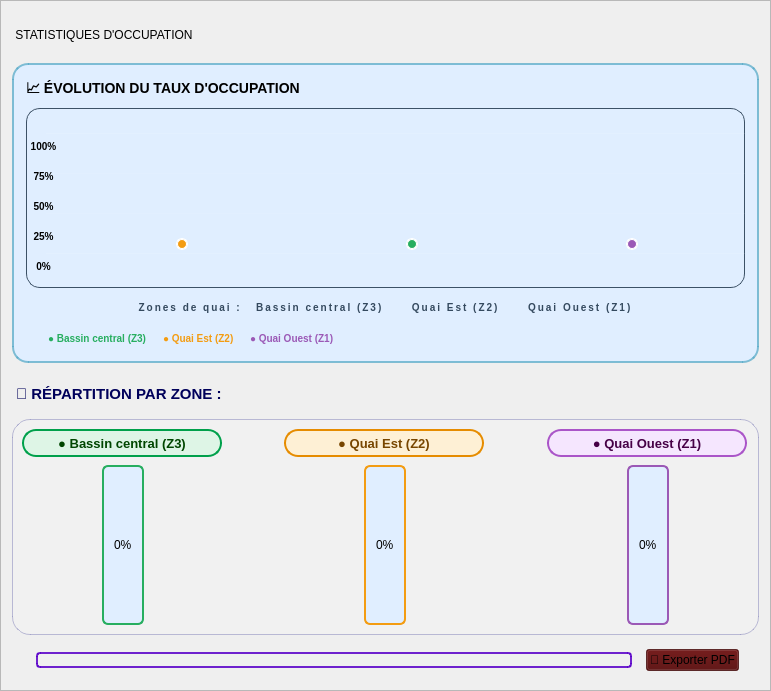
     <widget class="QFrame" name="statsFrame_2">
      <property name="geometry">
       <rect>
        <x>640</x>
        <y>70</y>
        <width>771</width>
        <height>691</height>
       </rect>
      </property>
      <property name="styleSheet">
       <string notr="true">#statsFrame_2 {
           border-radius: 15px;
background-color: rgb(224, 238, 255);
border:1PX solid  rgb(0, 0, 115);
   	color: rgb(0, 0, 90);

}</string>
      </property>
      <property name="frameShape">
       <enum>QFrame::Shape::StyledPanel</enum>
      </property>
      <property name="frameShadow">
       <enum>QFrame::Shadow::Raised</enum>
      </property>
      <layout class="QVBoxLayout" name="verticalLayout_7">
       <item>
        <widget class="QLabel" name="statsTitle_2">
         <property name="styleSheet">
          <string notr="true"/>
         </property>
         <property name="text">
          <string> STATISTIQUES D'OCCUPATION</string>
         </property>
        </widget>
       </item>
       <item>
        <widget class="QFrame" name="chartContainer_2">
         <property name="minimumSize">
          <size>
           <width>0</width>
           <height>300</height>
          </size>
         </property>
         <property name="styleSheet">
          <string notr="true">#chartContainer_2 {
    border-radius: 16px;
   background-color: rgb(224, 238, 255);
    border: 2px solid rgba(89, 171, 200, 0.75);
}

#btnRefreshStats_2 {
  background-color: rgba(0, 0, 127,0.7);
    border: 1px solid rgba(89, 171, 200, 0.95);
    border-radius: 10px;
    padding: 6px 12px;
    color: white;
    font-weight: 600;
}

#btnRefreshStats_2:hover {
  background-color: rgba(0, 0, 127,0.7);
    border-color: rgba(255, 140, 0, 0.9);
}

#comboChartType_2 {
 background-color: rgba(0, 0, 127,0.7);
    border: 1px solid rgba(52, 152, 219, 0.9);
    border-radius: 10px;
    color: white;
    padding: 5px 10px;
    min-height: 24px;
    font-size: 11px;
}

#comboChartType_2::drop-down {
    border: none;
    width: 22px;
}

#comboChartType_2 QAbstractItemView {
   background-color: rgb(224, 238, 255);
    color: white;
    border: 1px solid rgba(52, 152, 219, 0.9);
    selection-background-color: rgba(52, 152, 219, 0.55);
}

#curveCanvas_2 {
   background-color: rgb(224, 238, 255);
    border-radius: 14px;
    border: 1px solid rgba(52, 73, 94, 0.95);
}

#label_chartXAxis_2 {
    color: #34495e;
    font-size: 10px;
    font-weight: 600;
    letter-spacing: 2px;
}

#legendNord_2 { color: #3498db; font-weight: 700; font-size: 10px; }
#legendSud_2  { color: #27ae60; font-weight: 700; font-size: 10px; }
#legendEst_2  { color: #f39c12; font-weight: 700; font-size: 10px; }
#legendOuest_2{ color: #9b59b6; font-weight: 700; font-size: 10px; }</string>
         </property>
         <property name="frameShape">
          <enum>QFrame::Shape::StyledPanel</enum>
         </property>
         <property name="frameShadow">
          <enum>QFrame::Shadow::Raised</enum>
         </property>
         <layout class="QVBoxLayout" name="verticalLayout_chartBlock_2">
          <property name="leftMargin">
           <number>12</number>
          </property>
          <property name="topMargin">
           <number>12</number>
          </property>
          <property name="rightMargin">
           <number>12</number>
          </property>
          <property name="bottomMargin">
           <number>10</number>
          </property>
          <item>
           <layout class="QHBoxLayout" name="chartHeaderLayout_2">
            <item>
             <widget class="QLabel" name="label_chartTitle_2">
              <property name="styleSheet">
               <string notr="true">
font-weight: 800;
font-size: 14px;</string>
              </property>
              <property name="text">
               <string>📈 ÉVOLUTION DU TAUX D'OCCUPATION</string>
              </property>
             </widget>
            </item>
            <item>
             <spacer name="horizontalSpacer_chartHeader_2">
              <property name="orientation">
               <enum>Qt::Orientation::Horizontal</enum>
              </property>
              <property name="sizeHint" stdset="0">
               <size>
                <width>40</width>
                <height>20</height>
               </size>
              </property>
             </spacer>
            </item>
           </layout>
          </item>
          <item>
           <widget class="QWidget" name="curveCanvas_2" native="true">
            <property name="minimumSize">
             <size>
              <width>0</width>
              <height>180</height>
             </size>
            </property>
            <widget class="QLabel" name="label_pct100_2">
             <property name="geometry">
              <rect>
               <x>0</x>
               <y>30</y>
               <width>35</width>
               <height>16</height>
              </rect>
             </property>
             <property name="styleSheet">
              <string notr="true">
font-size: 10px;
font-weight: 700;</string>
             </property>
             <property name="text">
              <string>100%</string>
             </property>
             <property name="alignment">
              <set>Qt::AlignmentFlag::AlignCenter</set>
             </property>
            </widget>
            <widget class="QLabel" name="label_pct75_2">
             <property name="geometry">
              <rect>
               <x>0</x>
               <y>60</y>
               <width>35</width>
               <height>16</height>
              </rect>
             </property>
             <property name="styleSheet">
              <string notr="true">
font-size: 10px;
font-weight: 700;</string>
             </property>
             <property name="text">
              <string>75%</string>
             </property>
             <property name="alignment">
              <set>Qt::AlignmentFlag::AlignCenter</set>
             </property>
            </widget>
            <widget class="QLabel" name="label_pct50_2">
             <property name="geometry">
              <rect>
               <x>0</x>
               <y>90</y>
               <width>35</width>
               <height>16</height>
              </rect>
             </property>
             <property name="styleSheet">
              <string notr="true">
font-size: 10px;
font-weight: 700;</string>
             </property>
             <property name="text">
              <string>50%</string>
             </property>
             <property name="alignment">
              <set>Qt::AlignmentFlag::AlignCenter</set>
             </property>
            </widget>
            <widget class="QLabel" name="label_pct25_2">
             <property name="geometry">
              <rect>
               <x>0</x>
               <y>120</y>
               <width>35</width>
               <height>16</height>
              </rect>
             </property>
             <property name="styleSheet">
              <string notr="true">
font-size: 10px;
font-weight: 700;</string>
             </property>
             <property name="text">
              <string>25%</string>
             </property>
             <property name="alignment">
              <set>Qt::AlignmentFlag::AlignCenter</set>
             </property>
            </widget>
            <widget class="QLabel" name="label_pct0_2">
             <property name="geometry">
              <rect>
               <x>0</x>
               <y>150</y>
               <width>35</width>
               <height>16</height>
              </rect>
             </property>
             <property name="styleSheet">
              <string notr="true">
font-size: 10px;
font-weight: 700;</string>
             </property>
             <property name="text">
              <string>0%</string>
             </property>
             <property name="alignment">
              <set>Qt::AlignmentFlag::AlignCenter</set>
             </property>
            </widget>
            <widget class="QFrame" name="gridLineTop_2">
             <property name="geometry">
              <rect>
               <x>20</x>
               <y>25</y>
               <width>715</width>
               <height>1</height>
              </rect>
             </property>
             <property name="styleSheet">
              <string notr="true">background-color: rgba(255, 255, 255, 25);
border: none;</string>
             </property>
            </widget>
            <widget class="QFrame" name="gridLineMid1_2">
             <property name="geometry">
              <rect>
               <x>20</x>
               <y>65</y>
               <width>715</width>
               <height>1</height>
              </rect>
             </property>
             <property name="styleSheet">
              <string notr="true">background-color: rgba(255, 255, 255, 18);
border: none;</string>
             </property>
            </widget>
            <widget class="QFrame" name="gridLineMid2_2">
             <property name="geometry">
              <rect>
               <x>20</x>
               <y>105</y>
               <width>715</width>
               <height>1</height>
              </rect>
             </property>
             <property name="styleSheet">
              <string notr="true">background-color: rgba(255, 255, 255, 18);
border: none;</string>
             </property>
            </widget>
            <widget class="QFrame" name="gridLineBottom_2">
             <property name="geometry">
              <rect>
               <x>20</x>
               <y>145</y>
               <width>715</width>
               <height>1</height>
              </rect>
             </property>
             <property name="styleSheet">
              <string notr="true">background-color: rgba(255, 255, 255, 25);
border: none;</string>
             </property>
            </widget>
            <widget class="QFrame" name="curveGlow_2">
             <property name="geometry">
              <rect>
               <x>30</x>
               <y>30</y>
               <width>701</width>
               <height>130</height>
              </rect>
             </property>
             <property name="styleSheet">
              <string notr="true">background-color: qlineargradient(x1:0, y1:0, x2:1, y2:1,
stop:0 rgba(52, 152, 219, 35), stop:0.5 rgba(155, 89, 182, 25), stop:1 rgba(243, 156, 18, 30));
border-radius: 14px;
border: none;</string>
             </property>
            </widget>
            <widget class="QFrame" name="curvePoint3_2">
             <property name="geometry">
              <rect>
               <x>150</x>
               <y>130</y>
               <width>12</width>
               <height>12</height>
              </rect>
             </property>
             <property name="styleSheet">
              <string notr="true">background-color: #f39c12;
border-radius: 6px;
border: 2px solid rgba(255, 255, 255, 220);</string>
             </property>
            </widget>
            <widget class="QFrame" name="curvePoint5_2">
             <property name="geometry">
              <rect>
               <x>380</x>
               <y>130</y>
               <width>12</width>
               <height>12</height>
              </rect>
             </property>
             <property name="styleSheet">
              <string notr="true">background-color: #27ae60;
border-radius: 6px;
border: 2px solid rgba(255, 255, 255, 220);</string>
             </property>
             <widget class="QFrame" name="curvePoint5_3">
              <property name="geometry">
               <rect>
                <x>80</x>
                <y>0</y>
                <width>12</width>
                <height>12</height>
               </rect>
              </property>
              <property name="styleSheet">
               <string notr="true">background-color: #27ae60;
border-radius: 6px;
border: 2px solid rgba(255, 255, 255, 220);</string>
              </property>
             </widget>
            </widget>
            <widget class="QFrame" name="curvePoint7_2">
             <property name="geometry">
              <rect>
               <x>600</x>
               <y>130</y>
               <width>12</width>
               <height>12</height>
              </rect>
             </property>
             <property name="styleSheet">
              <string notr="true">background-color: #9b59b6;
border-radius: 6px;
border: 2px solid rgba(255, 255, 255, 220);</string>
             </property>
            </widget>
           </widget>
          </item>
          <item>
           <widget class="QLabel" name="label_chartXAxis_2">
            <property name="text">
             <string>Zones de quai :   Bassin central (Z3)      Quai Est (Z2)      Quai Ouest (Z1)</string>
            </property>
            <property name="alignment">
             <set>Qt::AlignmentFlag::AlignCenter</set>
            </property>
           </widget>
          </item>
          <item>
           <layout class="QHBoxLayout" name="chartLegend_2">
            <property name="spacing">
             <number>16</number>
            </property>
            <item>
             <widget class="QLabel" name="legendNord_2">
              <property name="text">
               <string/>
              </property>
             </widget>
            </item>
            <item>
             <widget class="QLabel" name="legendSud_2">
              <property name="text">
               <string>● Bassin central (Z3)</string>
              </property>
             </widget>
            </item>
            <item>
             <widget class="QLabel" name="legendEst_2">
              <property name="text">
               <string>● Quai Est (Z2)</string>
              </property>
             </widget>
            </item>
            <item>
             <widget class="QLabel" name="legendOuest_2">
              <property name="text">
               <string>● Quai Ouest (Z1)</string>
              </property>
             </widget>
            </item>
            <item>
             <spacer name="horizontalSpacer_chartLegend_2">
              <property name="orientation">
               <enum>Qt::Orientation::Horizontal</enum>
              </property>
              <property name="sizeHint" stdset="0">
               <size>
                <width>40</width>
                <height>20</height>
               </size>
              </property>
             </spacer>
            </item>
           </layout>
          </item>
         </layout>
        </widget>
       </item>
       <item>
        <widget class="QLabel" name="label_zones_2">
         <property name="styleSheet">
          <string notr="true">font-weight: 700;
        font-size: 11pt;
        color: rgb(0, 0, 90);
        margin-top: 10px;
        margin-bottom: 4px;</string>
         </property>
         <property name="text">
          <string>📍 RÉPARTITION PAR ZONE :</string>
         </property>
         <property name="alignment">
          <set>Qt::AlignmentFlag::AlignLeading|Qt::AlignmentFlag::AlignLeft|Qt::AlignmentFlag::AlignVCenter</set>
         </property>
        </widget>
       </item>
       <item>
        <widget class="QFrame" name="zonesFrame_2">
         <property name="sizePolicy">
          <sizepolicy hsizetype="Preferred" vsizetype="Fixed">
           <horstretch>0</horstretch>
           <verstretch>0</verstretch>
          </sizepolicy>
         </property>
         <property name="minimumSize">
          <size>
           <width>0</width>
           <height>190</height>
          </size>
         </property>
         <property name="styleSheet">
          <string notr="true">QFrame#zonesFrame_2 {
    border: 1px solid rgba(0, 0, 120, 60);
    border-radius: 18px;
    background-color: rgba(255, 255, 255, 25);
}</string>
         </property>
         <property name="frameShape">
          <enum>QFrame::Shape::NoFrame</enum>
         </property>
         <property name="frameShadow">
          <enum>QFrame::Shadow::Plain</enum>
         </property>
         <layout class="QHBoxLayout" name="zonesContainerLayout_2">
          <property name="spacing">
           <number>60</number>
          </property>
          <item>
           <layout class="QVBoxLayout" name="zoneSudLayout_2">
            <property name="spacing">
             <number>8</number>
            </property>
            <item>
             <widget class="QLabel" name="label_zoneSud_2">
              <property name="minimumSize">
               <size>
                <width>150</width>
                <height>28</height>
               </size>
              </property>
              <property name="maximumSize">
               <size>
                <width>200</width>
                <height>32</height>
               </size>
              </property>
              <property name="styleSheet">
               <string notr="true">QLabel#label_zoneSud_2 {
    color: rgb(0, 70, 0);
    font-weight: 700;
    font-size: 10pt;
    padding: 4px 14px;
    border: 2px solid rgb(0, 160, 75);
    border-radius: 14px;
    background-color: rgba(220, 245, 228, 230);
}</string>
              </property>
              <property name="text">
               <string>● Bassin central (Z3)</string>
              </property>
              <property name="alignment">
               <set>Qt::AlignmentFlag::AlignCenter</set>
              </property>
             </widget>
            </item>
            <item alignment="Qt::AlignmentFlag::AlignHCenter">
             <widget class="QProgressBar" name="progressZoneSud_2">
              <property name="minimumSize">
               <size>
                <width>30</width>
                <height>160</height>
               </size>
              </property>
              <property name="styleSheet">
               <string notr="true">QProgressBar:vertical {
    width: 28px;
    border: 2px solid #27ae60;
    border-radius: 6px;
    background-color: rgb(224, 238, 255);
    text-align: center;
    padding: 5px;
}
QProgressBar::chunk:vertical {
    background-color: qlineargradient(x1:0, y1:0, x2:0, y2:1,
        stop:0 #27ae60, stop:1 #229954);
    border-radius: 4px;
}</string>
              </property>
              <property name="value">
               <number>0</number>
              </property>
              <property name="textVisible">
               <bool>true</bool>
              </property>
              <property name="orientation">
               <enum>Qt::Orientation::Vertical</enum>
              </property>
              <property name="format">
               <string>%p%</string>
              </property>
             </widget>
            </item>
           </layout>
          </item>
          <item>
           <layout class="QVBoxLayout" name="zoneEstLayout_2">
            <property name="spacing">
             <number>8</number>
            </property>
            <item>
             <widget class="QLabel" name="label_zoneEst_2">
              <property name="minimumSize">
               <size>
                <width>150</width>
                <height>28</height>
               </size>
              </property>
              <property name="maximumSize">
               <size>
                <width>200</width>
                <height>32</height>
               </size>
              </property>
              <property name="styleSheet">
               <string notr="true">QLabel#label_zoneEst_2 {
    color: rgb(120, 70, 0);
    font-weight: 700;
    font-size: 10pt;
    padding: 4px 14px;
    border: 2px solid rgb(230, 140, 0);
    border-radius: 14px;
    background-color: rgba(255, 239, 210, 230);
}</string>
              </property>
              <property name="text">
               <string>● Quai Est (Z2)</string>
              </property>
              <property name="alignment">
               <set>Qt::AlignmentFlag::AlignCenter</set>
              </property>
             </widget>
            </item>
            <item alignment="Qt::AlignmentFlag::AlignHCenter">
             <widget class="QProgressBar" name="progressZoneEst_2">
              <property name="minimumSize">
               <size>
                <width>30</width>
                <height>160</height>
               </size>
              </property>
              <property name="styleSheet">
               <string notr="true">QProgressBar:vertical {
    width: 28px;
    border: 2px solid #f39c12;
    border-radius: 6px;
    background-color: rgb(224, 238, 255);
    text-align: center;
    padding: 5px;
}
QProgressBar::chunk:vertical {
    background-color: qlineargradient(x1:0, y1:0, x2:0, y2:1,
        stop:0 #f39c12, stop:1 #d68910);
    border-radius: 4px;
}</string>
              </property>
              <property name="value">
               <number>0</number>
              </property>
              <property name="textVisible">
               <bool>true</bool>
              </property>
              <property name="orientation">
               <enum>Qt::Orientation::Vertical</enum>
              </property>
             </widget>
            </item>
           </layout>
          </item>
          <item>
           <layout class="QVBoxLayout" name="zoneOuestLayout_2">
            <property name="spacing">
             <number>8</number>
            </property>
            <item>
             <widget class="QLabel" name="label_zoneOuest_2">
              <property name="minimumSize">
               <size>
                <width>150</width>
                <height>28</height>
               </size>
              </property>
              <property name="maximumSize">
               <size>
                <width>200</width>
                <height>32</height>
               </size>
              </property>
              <property name="styleSheet">
               <string notr="true">QLabel#label_zoneOuest_2 {
    color: rgb(70, 0, 70);
    font-weight: 700;
    font-size: 10pt;
    padding: 4px 14px;
    border: 2px solid rgb(170, 85, 200);
    border-radius: 14px;
    background-color: rgba(245, 228, 255, 230);
}</string>
              </property>
              <property name="text">
               <string>● Quai Ouest (Z1)</string>
              </property>
              <property name="alignment">
               <set>Qt::AlignmentFlag::AlignCenter</set>
              </property>
             </widget>
            </item>
            <item alignment="Qt::AlignmentFlag::AlignHCenter">
             <widget class="QProgressBar" name="progressZoneOuest_2">
              <property name="minimumSize">
               <size>
                <width>30</width>
                <height>160</height>
               </size>
              </property>
              <property name="styleSheet">
               <string notr="true">QProgressBar:vertical {
    width: 28px;
    border: 2px solid #9b59b6;
    border-radius: 6px;
    background-color: rgb(224, 238, 255);
    text-align: center;
    padding: 5px;
}
QProgressBar::chunk:vertical {
    background-color: qlineargradient(x1:0, y1:0, x2:0, y2:1,
        stop:0 #9b59b6, stop:1 #8e44ad);
    border-radius: 4px;
}</string>
              </property>
              <property name="value">
               <number>0</number>
              </property>
              <property name="textVisible">
               <bool>true</bool>
              </property>
              <property name="orientation">
               <enum>Qt::Orientation::Vertical</enum>
              </property>
              <property name="format">
               <string>%p%</string>
              </property>
             </widget>
            </item>
           </layout>
          </item>
         </layout>
        </widget>
       </item>
       <item>
        <layout class="QHBoxLayout" name="exportStatsLayout_2">
         <property name="leftMargin">
          <number>20</number>
         </property>
         <property name="topMargin">
          <number>8</number>
         </property>
         <property name="rightMargin">
          <number>20</number>
         </property>
         <property name="bottomMargin">
          <number>8</number>
         </property>
         <item>
          <widget class="QFrame" name="horizontalSpacer_4">
           <property name="sizePolicy">
            <sizepolicy hsizetype="Expanding" vsizetype="Fixed">
             <horstretch>0</horstretch>
             <verstretch>0</verstretch>
            </sizepolicy>
           </property>
           <property name="minimumSize">
            <size>
             <width>40</width>
             <height>20</height>
            </size>
           </property>
           <property name="maximumSize">
            <size>
             <width>16777215</width>
             <height>20</height>
            </size>
           </property>
           <property name="styleSheet">
            <string notr="true">background-color: qlineargradient(x1:0, y1:0.5, x2:1, y2:0.5,
    stop:0 rgba(89, 0, 200, 180),
    stop:1 rgba(140, 0, 255, 180));
border-radius: 4px;
border: 2px solid rgba(89, 0, 200, 220);
margin-left: 4px;
margin-right: 8px;
margin-top: 2px;
margin-bottom: 2px;</string>
           </property>
           <property name="frameShape">
            <enum>QFrame::Shape::NoFrame</enum>
           </property>
           <property name="frameShadow">
            <enum>QFrame::Shadow::Plain</enum>
           </property>
          </widget>
         </item>
         <item>
          <widget class="QPushButton" name="btnExportStatsPDF_2">
           <property name="styleSheet">
            <string notr="true">#btnExportStatsPDF_2{background-color: rgba(80, 0, 0, 0.7);}
#btnExportStatsPDF_2:hover{
	
	background-color: rgb(162, 15, 18);}
</string>
           </property>
           <property name="text">
            <string>📄 Exporter PDF</string>
           </property>
          </widget>
         </item>
        </layout>
       </item>
      </layout>
     </widget>
